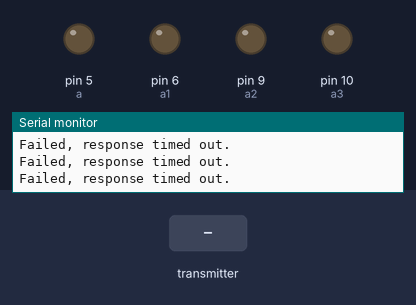
A sketch run on a simulated Arduino Uno, built with avr-gcc and run on an emulated ATmega328P. Parts: output pins drawn as LEDs (lit = HIGH), the last lines printed to the serial monitor. Inputs (shaded band) come from the test bench. No radio packets arrive unless stated.

Above: at 1.2 s.
1.3 s: the transmitter starts sending data = 256
At 2.3 s:
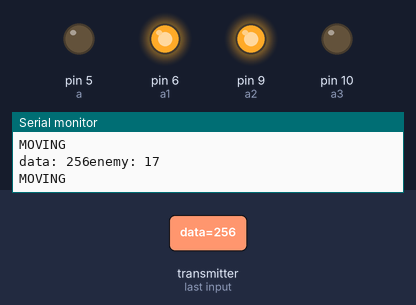
2.8 s: the transmitter starts sending data = 0
At 3.4 s:
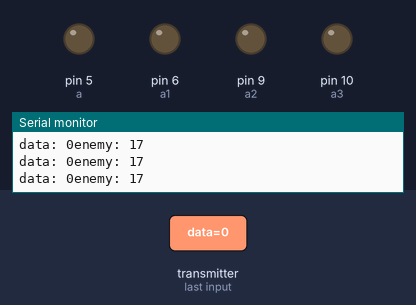
4.3 s: the transmitter starts sending data = 512
At 4.6 s:
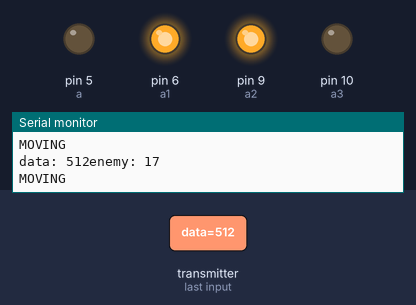
Timing chart, 0 to 7.3 s (numbered marks = the images above; inputs shaded):
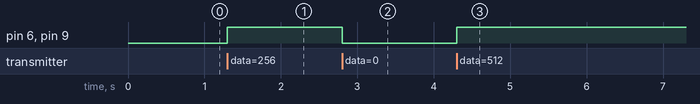

Measured:
- after the input at 1.3 s, pin 6 (a1), pin 9 (a2): LOW → HIGH at once
- after the input at 2.8 s, pin 6 (a1), pin 9 (a2): HIGH → LOW at once
- after the input at 4.3 s, pin 6 (a1), pin 9 (a2): LOW → HIGH at once

The sketch:

hacking.ino
```cpp
#include <RF24_config.h>
#include <printf.h>
#include <nRF24L01.h>
#include <RF24.h>

#include <SPI.h>

#define READ  1
#define WRITE 0

//PWD   B   Y   X
//11    1  10  10

#define PWD  12
#define _DATA unsigned long

#ifndef ADI

int a=5;
int a1=6;
int a2=9;
int a3=10;

void setupAdi() {
  pinMode (a, OUTPUT);
  pinMode (a1, OUTPUT);
  pinMode (a2, OUTPUT);
  pinMode (a3, OUTPUT);
}

void move(int smjer)
{
  switch(smjer)
  {
    case 1:   //naprijed
      digitalWrite(a, HIGH);
      digitalWrite(a2, HIGH);
      break;
    case 2:   //nazad
      digitalWrite(a1, HIGH);
      digitalWrite(a3, HIGH);
      break;
    case 3:   //lijevo
     digitalWrite(a, HIGH);
     digitalWrite(a3, HIGH);
     break;
    case 4:   //desno
      digitalWrite(a1, HIGH);
      digitalWrite(a2, HIGH);
      break;
  }
}

#endif

class Coder
{
public:
  int transformX(int rawX)
  {
    return rawX;
  }

  int transformY(int rawY)
  {
    return rawY;
  }

  unsigned long encode(int rawX, int rawY, bool pressed)
  {
    int x = transformX(rawX);
    int y = transformX(rawY);

    unsigned long ret = PWD;
    ret <<= 1;
    ret += pressed;
    ret <<= 10;
    ret += y;
    ret <<= 10;
    ret += x;
    return ret;
  }

  int getX(unsigned long data)
  {
    unsigned long BITS = (1<<10) - 1;
    return data & BITS;
  }

  int getY(unsigned long data)
  {
    unsigned long BITS = (1<<10) - 1;
    data >>= 10;
    return data & (BITS);
  }
};

Coder coder;

int enemy = 11;
const bool radioNumber = 1;
const int kanal = 30;
RF24 radio(7, 8);
byte addresses [][6] = { "1Node","2Node" };

void serialSetup()
{
  Serial.begin(115200);
  Serial.println(F("*** Pocelo, sacekaj sinhronizaciju"));
}

void radioSetup(int channel, bool radioNum)
{
  radio.begin();
  radio.setChannel(channel);

  radio.setPALevel(RF24_PA_HIGH);

  if(radioNum)
  {
    radio.openWritingPipe(addresses[1]);
    radio.openReadingPipe(1,addresses[0]);
  }
  else
  {
    radio.openWritingPipe(addresses[0]);
    radio.openReadingPipe(1,addresses[1]);
  }

  radio.startListening();
}

void setup()
{
  serialSetup();
  radioSetup(kanal, radioNumber);
  setupAdi();
}

const unsigned long DEAD_ZONE = 5;

bool process(int x, int y)
{
  x -= 512;
  y -= 512;

  unsigned long X = x;
  unsigned long Y = y;

  if (X * X + Y * Y > DEAD_ZONE * DEAD_ZONE) {
    if (y > x && y > - x)
    {
      move(3);
      Serial.println("MOVING\n");
      return true;
    }
    if (y < x && y > - x)
    {
      move(2);
      Serial.println("MOVING\n");
      return true;
    }
    if (y > x && y < - x)
    {
      move(1);
      Serial.println("MOVING\n");
      return true;
    }
    if (y < x && y < - x)
    {
      move(4);
      Serial.println("MOVING\n");
      return true;
    }
  }

  return false;
}

void receive(void *niz,int vel)
{
  radio.stopListening();                                    // First, stop listening so we can talk.
  unsigned long start_time = micros(); // Take the time, and send it.  This will block until complete
  radio.startListening();
  unsigned long started_waiting_at = micros();               // Set up a timeout period, get the current microseconds
  boolean timeout = false;                                   // Set up a variable to indicate if a response was received or not

  while (!radio.available())// While nothing is received
  {
    if (micros() - started_waiting_at > 200000) // If waited longer than 200ms, indicate timeout and exit while loop
    {
        timeout = true;
        break;
    }
  }
  if (timeout)
  {                                             // Describe the results
      Serial.println(F("Failed, response timed out."));
      enemy++;
      radioSetup(enemy, radioNumber);

      enemy %= 110;
  }
  else
  {

      int x, y;
      unsigned long data;                                 // Grab the response, compare, and send to debugging spew
      radio.read( &data, sizeof(data) );

      Serial.print("data: "); Serial.print(data);

      Serial.print("enemy: "); Serial.println(enemy);

      x = coder.getX(data);
      y = coder.getY(data);
      bool res = process(x, y);

      if (!res)
      {
        digitalWrite(a, LOW);
        digitalWrite(a1, LOW);
        digitalWrite(a2, LOW);
        digitalWrite(a3, LOW);
      }
  }
}

int u;

void loop()
{

    receive(&u,sizeof(u));

} // Loop
```
